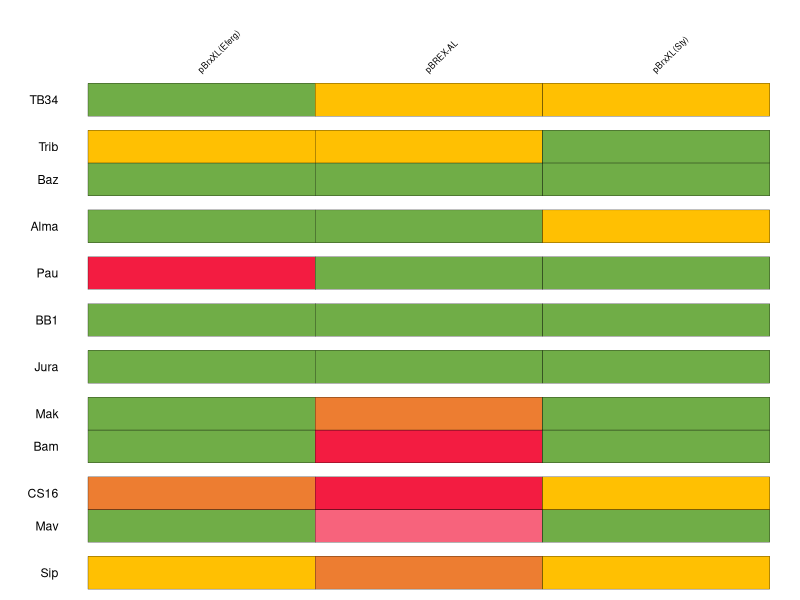
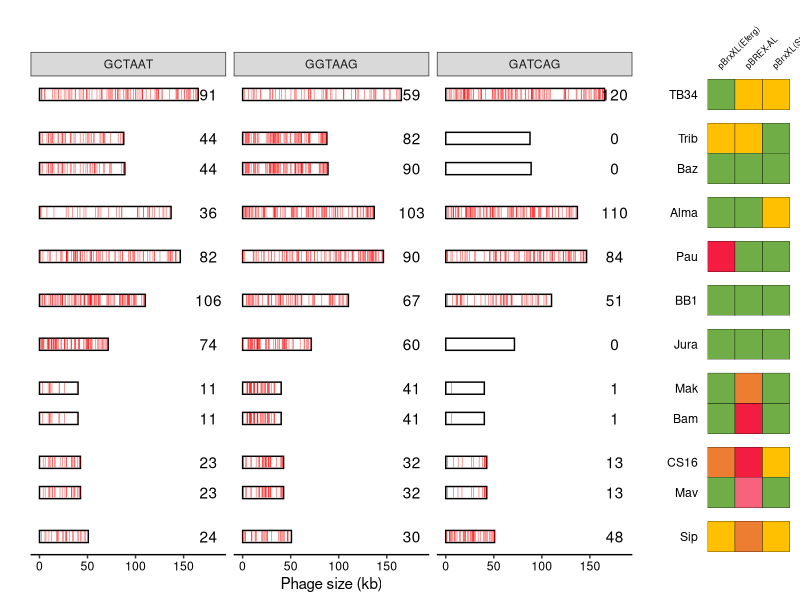
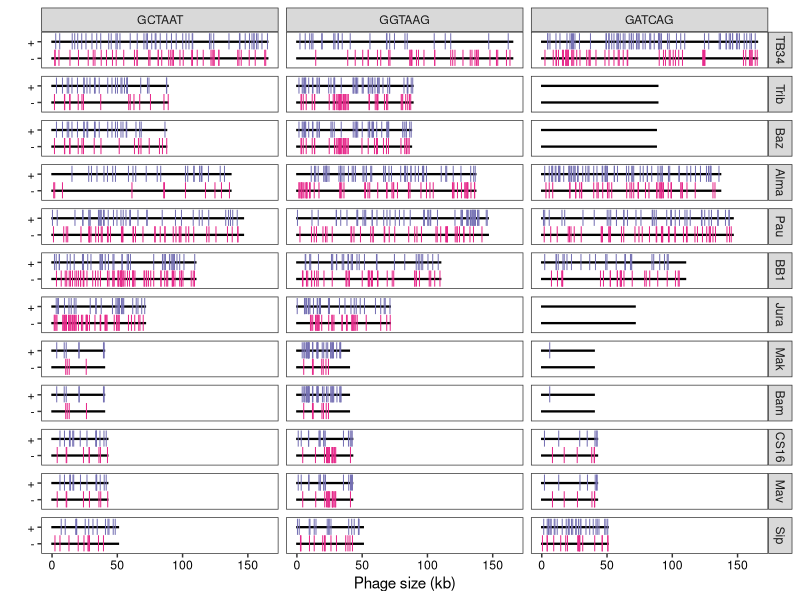

R code for these plots, in order:
options(stringsAsFactors = FALSE)
library(ggplot2, quietly=TRUE)
library(reshape2, quietly=TRUE)
suppressMessages(library(tidyr, quietly=TRUE))
library(cowplot, quietly=TRUE)
suppressMessages(library(dplyr, quietly=TRUE))


dataDir = "data/" # assumes being run from main directory
figureDir = "output/" # for figures
PHAGE_LEVELS = rev(c("TB34", "Trib","Baz","Alma","Pau","BB1","Jura", "Mak","Bam","CS16","Mav","Sip"))



motif_df = read.csv('output/motif_counts.csv',
                    header=T)
length_df = read.csv('output/phage_lengths.csv', 
                     header=T)
rownames(length_df) = length_df$phage
table_four_df = read.csv('data/old-table.csv',
                         header=T)
rownames(table_four_df) = table_four_df$phage
table_four_df = table_four_df[unique(length_df$phage),]

table_four_df.melt = melt(table_four_df, id.vars = c("phage", "group"))
table_four_df.melt$phage = ordered(table_four_df.melt$phage,
                                   levels=PHAGE_LEVELS)
table_four_df.melt = table_four_df.melt %>% mutate(value.bin=cut(value,
                                                                 breaks=c(0, 0.00001, 0.001, 0.01,0.1, 1000),
                                                                 labels=c("10 ^ {-5}", "10 ^ {-5}-10 ^ {-3}", "10 ^ {-3}-10 ^ {-2}", "10 ^ {-2}-10 ^ {-1}", "10 ^ {-1}")))
table_four_df.melt$variable = ordered(table_four_df.melt$variable,
                                      levels=c("pBrxXL.Eferg", "pBREX.AL","pBrxXL.Sty"),
                                      labels=c("pBrxXL(Eferg)", "pBREX-AL", "pBrxXL(Sty)"))

parse.labels <- function(x) parse(text = x)

#table_four_df.melt$variable = ordered(table_four_df.melt$variable, 
#                                      levels=levels(table_four_df.melt$variable),
#                                      labels=c(""))
p.EOP = ggplot(table_four_df.melt, aes(y=phage, x=variable, fill=value.bin))+
  geom_tile(width=1, colour="black")+
  scale_fill_manual(values=c("#F31C41",  "#F7637C", "#ED7D31", "#FFC002","#70AD47"),
                    labels=parse.labels)+
  theme_bw()+
  facet_grid(group~.,scales = "free_y",space="free_y")+
  theme(axis.text=element_text(colour="black"))+
  theme(panel.grid = element_blank())+
  theme(strip.background = element_blank(),
        strip.text.x = element_blank())+
  scale_x_discrete(position="top")+
  theme(axis.text.x=element_text(angle=45, hjust=0,size=6))+
  xlab("")+
  ylab("")+
  labs(fill="EOP")+
  theme(legend.position = "n")+
  theme(strip.text=element_blank(),
        strip.background = element_blank(),
        panel.border = element_blank(),
        axis.text=element_text(family="sans"),
        axis.ticks=element_blank())
ggsave(p.EOP, file=paste0(figureDir, "EOP-plot.pdf"), width=5, height=10)

test_motif_df = motif_df[which(motif_df$phage=="Jura"),]
test_length_df = length_df[which(length_df$phage=="JuraSubmitted"),]

# Looking at possible correlation between motif counts and EOP??
motif_df$n = 1
total_counts_df = motif_df %>%     complete(phage, motif, fill = list(n = 0)) %>%
  group_by(phage, motif, .drop = FALSE) %>%
  summarise(count=sum(n))
total_counts_df$phage_length = length_df[total_counts_df$phage, "genome_length"]
total_counts_df = total_counts_df %>% mutate(count.norm=count/phage_length)


total_counts_df$phage = ordered(total_counts_df$phage,
                                levels=rev(PHAGE_LEVELS))
motif_df$group = table_four_df[as.character(motif_df$phage), "group"]
length_df$group = table_four_df[as.character(length_df$phage), "group"]
total_counts_df$group = table_four_df[as.character(total_counts_df$phage), "group"]


motif.labels = c(GATCAG=expression(paste0("GATC", underline(A), "G")),
                 GCTAAT=expression(GCTA~underline(A)~T),
                 GGTAAG=expression(GGTA~underline(A)~G))
#motif_df$motif.underlined = as.list(motif.labels[motif_df$motif])


motif_df$phage = ordered(motif_df$phage, 
                         levels=rev(PHAGE_LEVELS))

motif_df$motif = ordered(motif_df$motif,
                         levels=c("GCTAAT", "GGTAAG", "GATCAG"))

p.motif.histogram = ggplot(motif_df, aes(x=position, y=phage))+
  geom_col(data=length_df, aes(x=genome_length, y=phage), colour="black", fill="white", alpha=0.5, width=0.4)+
  geom_point(shape="|", size=2.5, alpha=0.6, colour="red")+
  theme_bw()+
  theme(panel.grid = element_blank())+
  theme(axis.text=element_text(colour="black"),
        axis.title=element_text(colour="black"))+
  xlab("Phage size (kb)")+
  ylab("Motif density (per kb)")+
  scale_color_manual(values=c("#e7298a", "#7570b3"))+
  theme(strip.background.y = element_blank(),
        strip.text.y = element_blank())+
  scale_x_continuous(breaks=c(0,50000,100000,150000),
                     labels=c("0", "50", "100", "150"),limits = c(-10, 185000))+
  ylab("")+
  geom_text(x=176000,data=total_counts_df, aes(label=count) )+
  facet_grid(group~as.factor(motif), space="free", scales = "free_y",
             labeller = label_parsed)+
  theme(panel.border = element_blank())+
  theme(axis.line.x=element_line(colour="black"),
        axis.text.y=element_blank(), axis.ticks.y=element_blank())

p.combined = cowplot::plot_grid(p.motif.histogram, 
                                p.EOP,
                                nrow=1,
                                align='h', axis='bt',
                                rel_widths=c(1.2, 0.3))
ggsave(p.combined, file=paste0(figureDir, "Main-figure.pdf"), width=10, height=8)


# SUPPLEMENTARY 
length_df$phage = ordered(length_df$phage,
                          levels=PHAGE_LEVELS)
motif_df$phage = ordered(motif_df$phage,
                         levels=rev(PHAGE_LEVELS))
length_df = rbind(length_df, length_df)
length_df$strand = c(rep("+", nrow(length_df)/2),
                     rep("-", nrow(length_df)/2))
p.motif.positions = ggplot(motif_df, aes(strand, position,group=phage, colour=strand))+
  geom_bar(data=length_df, aes(strand, genome_length), colour="black", stat="identity", width=0.05, fill="black")+
  geom_point(shape='|',
             size=4)+
  coord_flip()+
  theme_bw()+
  facet_grid(phage~motif, scales="free", space="free")+
  theme(panel.grid = element_blank())+
  theme(axis.text=element_text(colour="black"),
        axis.title=element_text(colour="black"))+
  scale_y_continuous(breaks=c(0,50000,100000,150000),
                     labels=c("0", "50", "100", "150"))+
  ylab("Phage size (kb)")+
  xlab("")+
  theme(legend.position = "none")+
  scale_color_manual(values=c("#e7298a", "#7570b3"))

ggsave(p.motif.positions, file=paste0(figureDir, "Supplementary-figure.pdf"), width=10, height=8)

